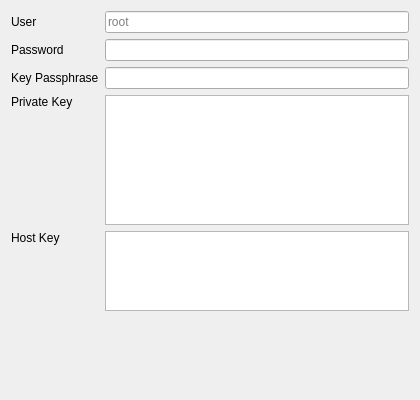
<?xml version="1.0" encoding="UTF-8"?>
<ui version="4.0">
 <class>EditSSH</class>
 <widget class="QWidget" name="EditSSH">
  <property name="geometry">
   <rect>
    <x>0</x>
    <y>0</y>
    <width>420</width>
    <height>400</height>
   </rect>
  </property>
  <property name="windowTitle">
   <string>Edit SSH</string>
  </property>
  <layout class="QGridLayout" name="gridLayout">
   <item row="0" column="0">
    <widget class="QLabel" name="user_l">
     <property name="text">
      <string>User</string>
     </property>
    </widget>
   </item>
   <item row="0" column="1">
    <widget class="QLineEdit" name="user">
     <property name="placeholderText">
      <string notr="true">root</string>
     </property>
    </widget>
   </item>
   <item row="1" column="0">
    <widget class="QLabel" name="password_l">
     <property name="text">
      <string>Password</string>
     </property>
    </widget>
   </item>
   <item row="1" column="1">
    <widget class="QLineEdit" name="password">
     <property name="echoMode">
      <enum>QLineEdit::Password</enum>
     </property>
    </widget>
   </item>
   <item row="2" column="0">
    <widget class="QLabel" name="private_key_passphrase_l">
     <property name="text">
      <string>Key Passphrase</string>
     </property>
    </widget>
   </item>
   <item row="2" column="1">
    <widget class="QLineEdit" name="private_key_passphrase">
     <property name="echoMode">
      <enum>QLineEdit::Password</enum>
     </property>
    </widget>
   </item>
   <item row="3" column="0">
    <widget class="QLabel" name="private_key_l">
     <property name="text">
      <string>Private Key</string>
     </property>
     <property name="alignment">
      <set>Qt::AlignLeading|Qt::AlignLeft|Qt::AlignTop</set>
     </property>
    </widget>
   </item>
   <item row="3" column="1">
    <widget class="QPlainTextEdit" name="private_key">
     <property name="maximumSize">
      <size>
       <width>16777215</width>
       <height>130</height>
      </size>
     </property>
    </widget>
   </item>
   <item row="4" column="0">
    <widget class="QLabel" name="host_key_l">
     <property name="text">
      <string>Host Key</string>
     </property>
     <property name="alignment">
      <set>Qt::AlignLeading|Qt::AlignLeft|Qt::AlignTop</set>
     </property>
    </widget>
   </item>
   <item row="4" column="1">
    <widget class="QPlainTextEdit" name="host_key">
     <property name="maximumSize">
      <size>
       <width>16777215</width>
       <height>80</height>
      </size>
     </property>
    </widget>
   </item>
   <item row="5" column="1">
    <spacer name="verticalSpacer">
     <property name="orientation">
      <enum>Qt::Vertical</enum>
     </property>
     <property name="sizeHint" stdset="0">
      <size>
       <width>20</width>
       <height>40</height>
      </size>
     </property>
    </spacer>
   </item>
  </layout>
 </widget>
 <resources/>
 <connections/>
</ui>
